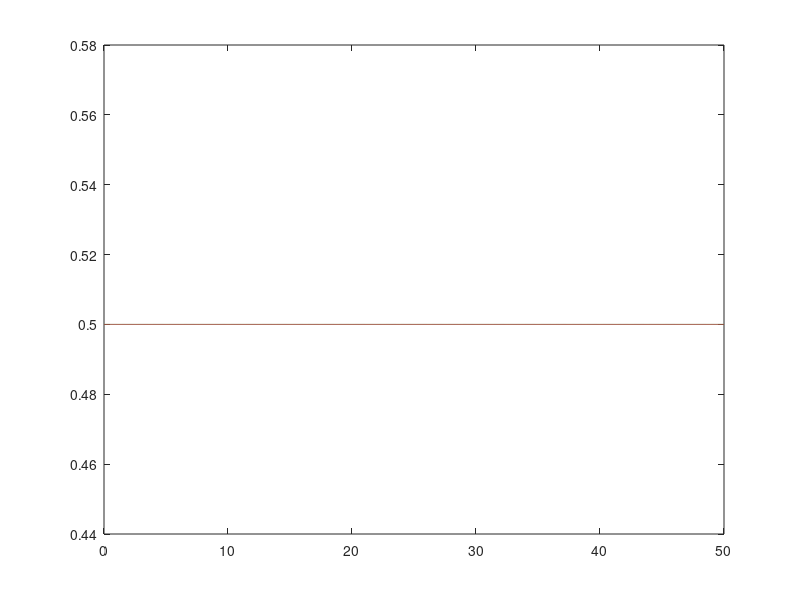

This chart was generated by the following MATLAB code:
clear all

K = 1;m = 1;x0 = 1;v0=0;
t0 = 0;
tf = 50;
h = 0.01;
w = sqrt(K/m);

t = t0:h:tf;
N = length(t);

v = zeros(1,N); x = zeros(1,N);
v(1) = v0;
x(1) = x0;
%Crank-Nicolson
A = [ 1 -h/2; w^2*h/2 1];
b = [ x0+h/2*v0 ; v0 - w.^2*h/2*x0 ];

for k = 1:(N-1)
    Z = linsolve(A,b);
    x(k+1) = Z(1);
    v(k+1) = Z(2);
    %atualizar o b com a nova posicao
    b = [Z(1)+h/2*Z(2); Z(2)-w.^2*h/2*Z(1)];
end

x_exact =  x0*cos(w.*t);
v_exact = -x0.*w.*sin(w.*t);
%comparar
plot(t,x_exact,t,x)
plot(t,v_exact,t,v)
%velocidade em func da pos
plot(x,v)

Ec_exact = 1/2 * m *v_exact.^2;
Ep_exact = 1/2 * K *x_exact.^2;
Em_exact = Ec_exact + Ep_exact;

Ec = 1/2 * m *v.^2;
Ep = 1/2 * K *x.^2;
Em = Ec + Ep;
%energia em func do tempo
plot(t,Em_exact,t,Em)
